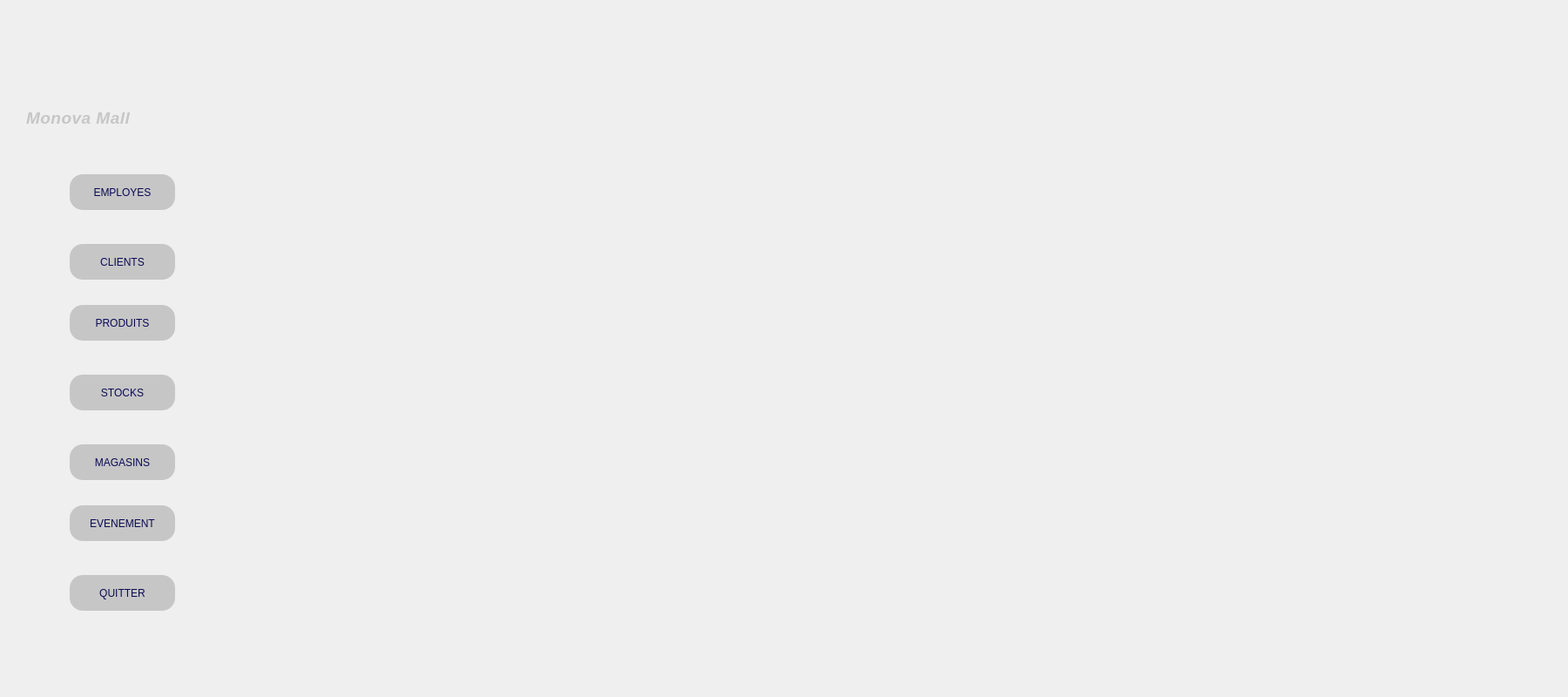
<?xml version="1.0" encoding="UTF-8"?>
<ui version="4.0">
 <class>menu</class>
 <widget class="QDialog" name="menu">
  <property name="geometry">
   <rect>
    <x>0</x>
    <y>0</y>
    <width>1800</width>
    <height>800</height>
   </rect>
  </property>
  <property name="windowTitle">
   <string>Dialog</string>
  </property>
  <widget class="QLabel" name="label_12">
   <property name="geometry">
    <rect>
     <x>0</x>
     <y>-60</y>
     <width>231</width>
     <height>901</height>
    </rect>
   </property>
   <property name="text">
    <string/>
   </property>
   <property name="pixmap">
    <pixmap resource="img.qrc">:/image/WhatsApp Image 2025-05-01 at 11.42.27.jpeg</pixmap>
   </property>
  </widget>
  <widget class="QStackedWidget" name="stackedWidget">
   <property name="geometry">
    <rect>
     <x>230</x>
     <y>0</y>
     <width>1691</width>
     <height>1200</height>
    </rect>
   </property>
   <property name="currentIndex">
    <number>2</number>
   </property>
   <widget class="QWidget" name="page"/>
   <widget class="QWidget" name="page_2"/>
   <widget class="QWidget" name="gestion_magasin"/>
   <widget class="QWidget" name="gestion_produit"/>
  </widget>
  <widget class="QLabel" name="label_16">
   <property name="geometry">
    <rect>
     <x>20</x>
     <y>190</y>
     <width>51</width>
     <height>51</height>
    </rect>
   </property>
   <property name="styleSheet">
    <string notr="true">background-color:transparent;</string>
   </property>
   <property name="text">
    <string/>
   </property>
   <property name="pixmap">
    <pixmap resource="img.qrc">:/image/WhatsApp_Image_2025-05-01_at_11.43.17-removebg-preview.png</pixmap>
   </property>
   <property name="scaledContents">
    <bool>true</bool>
   </property>
  </widget>
  <widget class="QLabel" name="label_14">
   <property name="geometry">
    <rect>
     <x>50</x>
     <y>10</y>
     <width>111</width>
     <height>111</height>
    </rect>
   </property>
   <property name="styleSheet">
    <string notr="true">background-color:transparent;</string>
   </property>
   <property name="text">
    <string/>
   </property>
   <property name="pixmap">
    <pixmap resource="img.qrc">:/image/WhatsApp_Image_2025-05-02_at_10.03.33-removebg-preview.png</pixmap>
   </property>
   <property name="scaledContents">
    <bool>true</bool>
   </property>
  </widget>
  <widget class="QLabel" name="label_17">
   <property name="geometry">
    <rect>
     <x>12</x>
     <y>270</y>
     <width>61</width>
     <height>51</height>
    </rect>
   </property>
   <property name="styleSheet">
    <string notr="true">background-color:transparent;</string>
   </property>
   <property name="text">
    <string/>
   </property>
   <property name="pixmap">
    <pixmap resource="img.qrc">:/image/WhatsApp_Image_2025-05-01_at_11.43.18-removebg-preview.png</pixmap>
   </property>
   <property name="scaledContents">
    <bool>true</bool>
   </property>
  </widget>
  <widget class="QPushButton" name="pushButton_11">
   <property name="geometry">
    <rect>
     <x>80</x>
     <y>580</y>
     <width>121</width>
     <height>41</height>
    </rect>
   </property>
   <property name="styleSheet">
    <string notr="true">QPushButton {
    border-radius: 15px;        /* Coins arrondis */
    background-color: #c6c6c6; /* Conserve la couleur d'origine */
 font-family: &quot;Georgia&quot;, &quot;Times New Roman&quot;, serif;
color: #0a0a55;    
}</string>
   </property>
   <property name="text">
    <string>EVENEMENT</string>
   </property>
  </widget>
  <widget class="QPushButton" name="pushButton_8">
   <property name="geometry">
    <rect>
     <x>80</x>
     <y>430</y>
     <width>121</width>
     <height>41</height>
    </rect>
   </property>
   <property name="styleSheet">
    <string notr="true">QPushButton {
    border-radius: 15px;        /* Coins arrondis */
    background-color: #c6c6c6; /* Conserve la couleur d'origine */
 font-family: &quot;Georgia&quot;, &quot;Times New Roman&quot;, serif;
color: #0a0a55;    
}</string>
   </property>
   <property name="text">
    <string>STOCKS</string>
   </property>
  </widget>
  <widget class="QLabel" name="label_15">
   <property name="geometry">
    <rect>
     <x>30</x>
     <y>110</y>
     <width>191</width>
     <height>51</height>
    </rect>
   </property>
   <property name="styleSheet">
    <string notr="true">QLabel {
    font-family: &quot;Georgia&quot;, &quot;Times New Roman&quot;, serif;
    font-size: 16px;
    font-weight: normal;
    font-style: italic;
    color: #2c3e50;
    letter-spacing: 0.5px;
background-color:transparent;

}</string>
   </property>
   <property name="text">
    <string>&lt;html&gt;&lt;head/&gt;&lt;body&gt;&lt;p&gt;&lt;span style=&quot; font-size:14pt; font-weight:700; color:#c6c6c6;&quot;&gt;Monova Mall&lt;/span&gt;&lt;/p&gt;&lt;/body&gt;&lt;/html&gt;</string>
   </property>
  </widget>
  <widget class="QLabel" name="label_21">
   <property name="geometry">
    <rect>
     <x>10</x>
     <y>499</y>
     <width>63</width>
     <height>51</height>
    </rect>
   </property>
   <property name="styleSheet">
    <string notr="true">background-color:transparent;</string>
   </property>
   <property name="text">
    <string/>
   </property>
   <property name="pixmap">
    <pixmap resource="img.qrc">:/image/WhatsApp_Image_2025-05-01_at_11.44.45-removebg-preview (1).png</pixmap>
   </property>
   <property name="scaledContents">
    <bool>true</bool>
   </property>
  </widget>
  <widget class="QLabel" name="label_19">
   <property name="geometry">
    <rect>
     <x>10</x>
     <y>420</y>
     <width>63</width>
     <height>51</height>
    </rect>
   </property>
   <property name="styleSheet">
    <string notr="true">background-color:transparent;</string>
   </property>
   <property name="text">
    <string/>
   </property>
   <property name="pixmap">
    <pixmap resource="img.qrc">:/image/WhatsApp_Image_2025-05-01_at_11.43.19-removebg-preview.png</pixmap>
   </property>
   <property name="scaledContents">
    <bool>true</bool>
   </property>
  </widget>
  <widget class="QPushButton" name="pushButton_10">
   <property name="geometry">
    <rect>
     <x>80</x>
     <y>510</y>
     <width>121</width>
     <height>41</height>
    </rect>
   </property>
   <property name="styleSheet">
    <string notr="true">QPushButton {
    border-radius: 15px;        /* Coins arrondis */
    background-color: #c6c6c6; /* Conserve la couleur d'origine */
 font-family: &quot;Georgia&quot;, &quot;Times New Roman&quot;, serif;
color: #0a0a55;    
}</string>
   </property>
   <property name="text">
    <string>MAGASINS</string>
   </property>
  </widget>
  <widget class="QPushButton" name="pushButton_6">
   <property name="geometry">
    <rect>
     <x>80</x>
     <y>280</y>
     <width>121</width>
     <height>41</height>
    </rect>
   </property>
   <property name="styleSheet">
    <string notr="true">QPushButton {
    border-radius: 15px;        /* Coins arrondis */
    background-color: #c6c6c6; /* Conserve la couleur d'origine */
 font-family: &quot;Georgia&quot;, &quot;Times New Roman&quot;, serif;
color: #0a0a55;    
}</string>
   </property>
   <property name="text">
    <string>CLIENTS</string>
   </property>
  </widget>
  <widget class="QPushButton" name="pushButton_5">
   <property name="geometry">
    <rect>
     <x>80</x>
     <y>200</y>
     <width>121</width>
     <height>41</height>
    </rect>
   </property>
   <property name="styleSheet">
    <string notr="true">QPushButton {
    border-radius: 15px;        /* Coins arrondis */
    background-color: #c6c6c6; /* Conserve la couleur d'origine */
 font-family: &quot;Georgia&quot;, &quot;Times New Roman&quot;, serif;
color: #0a0a55;    
}</string>
   </property>
   <property name="text">
    <string>EMPLOYES</string>
   </property>
  </widget>
  <widget class="QPushButton" name="pushButton_12">
   <property name="geometry">
    <rect>
     <x>80</x>
     <y>660</y>
     <width>121</width>
     <height>41</height>
    </rect>
   </property>
   <property name="styleSheet">
    <string notr="true">QPushButton {
    border-radius: 15px;        /* Coins arrondis */
    background-color: #c6c6c6; /* Conserve la couleur d'origine */
 font-family: &quot;Georgia&quot;, &quot;Times New Roman&quot;, serif;
color: #0a0a55;    
}</string>
   </property>
   <property name="text">
    <string>QUITTER</string>
   </property>
  </widget>
  <widget class="QLabel" name="label_20">
   <property name="geometry">
    <rect>
     <x>-10</x>
     <y>550</y>
     <width>101</width>
     <height>91</height>
    </rect>
   </property>
   <property name="styleSheet">
    <string notr="true">background-color:transparent;</string>
   </property>
   <property name="text">
    <string/>
   </property>
   <property name="pixmap">
    <pixmap resource="img.qrc">:/image/WhatsApp_Image_2025-05-01_at_11.43.19__1_-removebg-preview.png</pixmap>
   </property>
   <property name="scaledContents">
    <bool>true</bool>
   </property>
  </widget>
  <widget class="QLabel" name="label_18">
   <property name="geometry">
    <rect>
     <x>10</x>
     <y>350</y>
     <width>61</width>
     <height>51</height>
    </rect>
   </property>
   <property name="styleSheet">
    <string notr="true">background-color:transparent;</string>
   </property>
   <property name="text">
    <string/>
   </property>
   <property name="pixmap">
    <pixmap resource="img.qrc">:/image/WhatsApp_Image_2025-05-01_at_11.43.18__1_-removebg-preview.png</pixmap>
   </property>
   <property name="scaledContents">
    <bool>true</bool>
   </property>
  </widget>
  <widget class="QPushButton" name="pushButton_9">
   <property name="geometry">
    <rect>
     <x>80</x>
     <y>350</y>
     <width>121</width>
     <height>41</height>
    </rect>
   </property>
   <property name="styleSheet">
    <string notr="true">QPushButton {
    border-radius: 15px;        /* Coins arrondis */
    background-color: #c6c6c6; /* Conserve la couleur d'origine */
 font-family: &quot;Georgia&quot;, &quot;Times New Roman&quot;, serif;
color: #0a0a55;    
}</string>
   </property>
   <property name="text">
    <string>PRODUITS</string>
   </property>
  </widget>
  <widget class="QLabel" name="label_22">
   <property name="geometry">
    <rect>
     <x>0</x>
     <y>650</y>
     <width>81</width>
     <height>71</height>
    </rect>
   </property>
   <property name="styleSheet">
    <string notr="true">background-color:transparent;</string>
   </property>
   <property name="text">
    <string/>
   </property>
   <property name="pixmap">
    <pixmap resource="img.qrc">:/image/WhatsApp_Image_2025-05-01_at_11.43.19__2_-removebg-preview (1).png</pixmap>
   </property>
   <property name="scaledContents">
    <bool>true</bool>
   </property>
  </widget>
 </widget>
 <resources>
  <include location="img.qrc"/>
 </resources>
 <connections/>
</ui>
